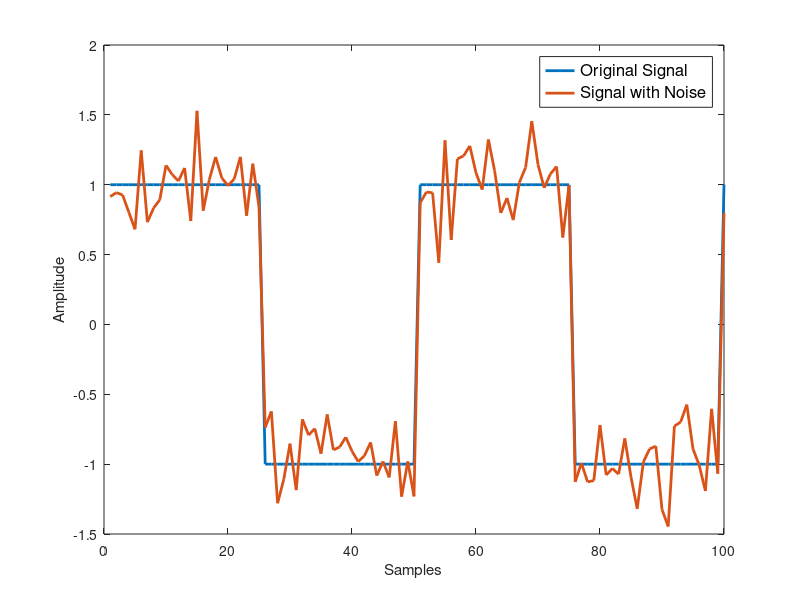

The MATLAB script that drew this image:
%Aluno: Joyce Oliveira dos Santos
%Matricula: 20210046341
%Curso: Sistemas de Informação
%Orientador: Dr. Márcio Barboza
%Tema: Remoção de ruídos em sinais unidimensionais usando Variação Total
clc
clear
close all

t = linspace(0, 4*pi, 100);% Vetor de tempo de 0 a 4*pi com 100 pontos
sinal_quadrado = 2 * (mod(t, 2*pi) < pi) - 1;% Sinal de onda quadrada
ruido_gaussiano = 0.2 * randn(size(sinal_quadrado)); % Ruído gaussiano com média 0 e desvio padrão 0.2
sinal_Laplace_Ruido= sinal_quadrado + ruido_gaussiano; % Adicionando o ruído ao sinal
plot(sinal_quadrado, 'LineWidth', 2);
hold on;
plot(sinal_Laplace_Ruido, 'LineWidth', 2);
xlabel('Samples');
ylabel('Amplitude');
legend('Original Signal', 'Signal with Noise', 'FontSize', 12);

save  laplaceRuido.mat sinal_Laplace_Ruido



